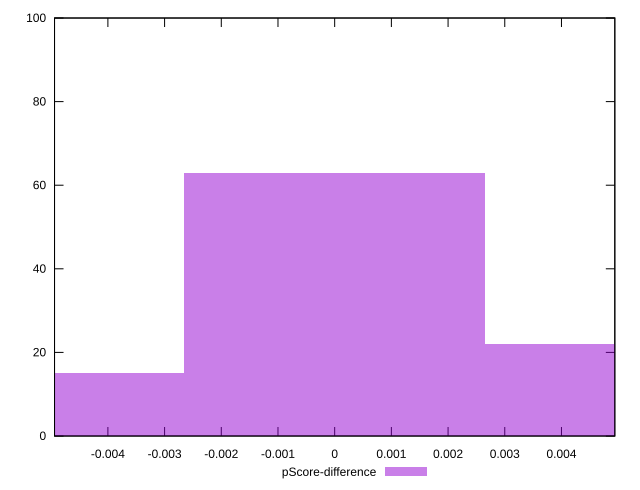

The gnuplot source for this figure:
reset

$pScoreDifference <<EOF
0 63
-0.005314277927829682 15
0.005314277927829682 22
EOF

set key outside below
set boxwidth 0.005314277927829682
set xrange [-0.004941176470588227:0.004941176470588282]
set yrange [0:100]
set trange [0:100]
set style fill transparent solid 0.5 noborder
set terminal svg size 640, 490 enhanced background rgb 'white'
set output "reprap/uses-rel-preload/samples/pages/pScore-difference/histogram.svg"

plot $pScoreDifference title "pScore-difference" with boxes

reset
